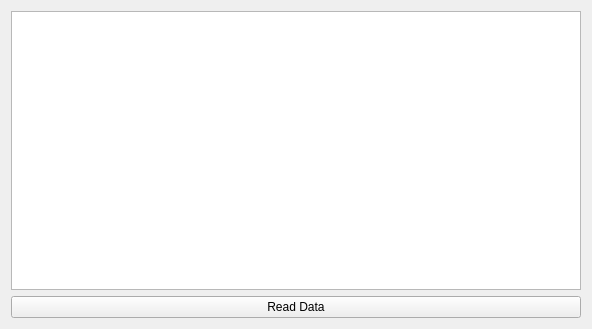
<?xml version="1.0" encoding="UTF-8"?>
<ui version="4.0">
 <class>Widget</class>
 <widget class="QWidget" name="Widget">
  <property name="geometry">
   <rect>
    <x>0</x>
    <y>0</y>
    <width>592</width>
    <height>329</height>
   </rect>
  </property>
  <property name="windowTitle">
   <string>Widget</string>
  </property>
  <layout class="QVBoxLayout" name="verticalLayout">
   <item>
    <widget class="QTableView" name="tableView"/>
   </item>
   <item>
    <widget class="QPushButton" name="readData">
     <property name="text">
      <string>Read Data</string>
     </property>
    </widget>
   </item>
  </layout>
 </widget>
 <resources/>
 <connections/>
</ui>
